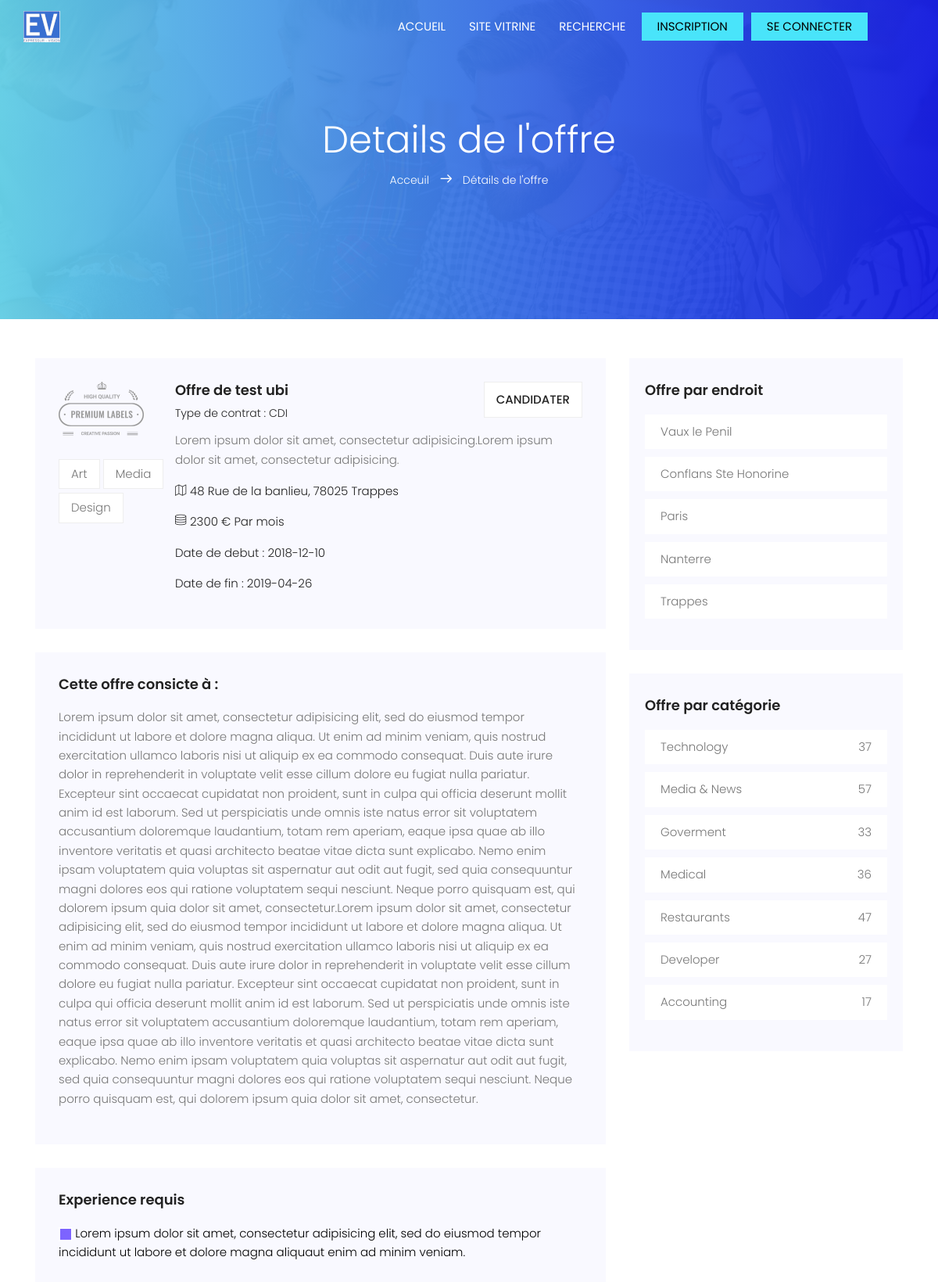
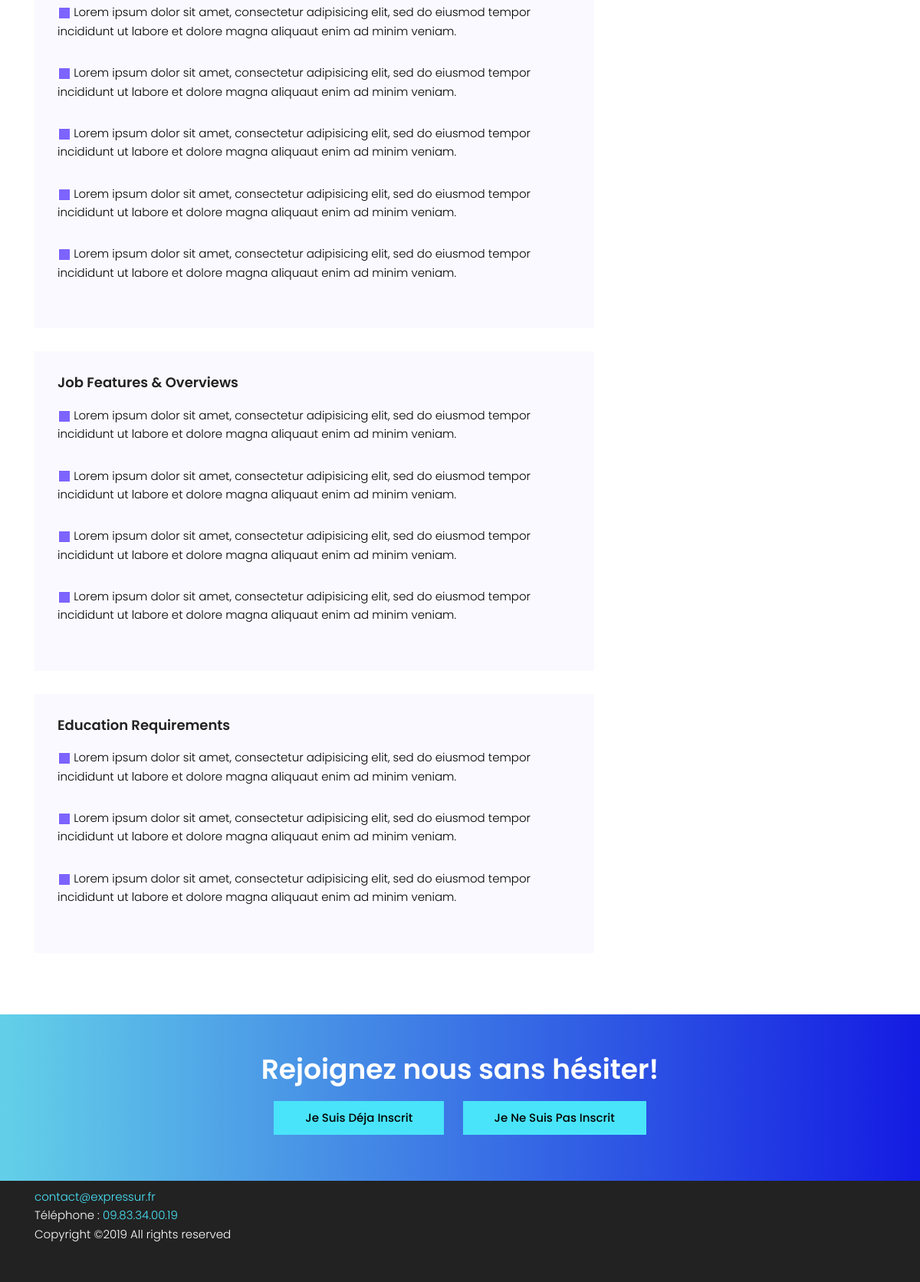
The page /sourcing/single.php?off=17 on the database its author committed (2 pictures, top to bottom).
### tables this page shows
CREATE TABLE `offres` (
  `Id_Offre` int(11) NOT NULL,
  `Petite_Description_Offre` varchar(200) NOT NULL,
  `Date_Debut_Offre` date NOT NULL,
  `Date_Fin_Offre` date DEFAULT NULL,
  `Remuneration_Offre` int(11) NOT NULL,
  `Titre_Offre` varchar(50) NOT NULL,
  `Description_Offre` text NOT NULL,
  `Id_Utilisateur_entreprise` int(11) NOT NULL,
  `Id_Adresse` int(11) NOT NULL,
  `Id_OffreT` int(11) NOT NULL,
  `Id_Remu_Type` int(11) NOT NULL
);

CREATE TABLE `offre_type` (
  `Id_OffreT` int(11) NOT NULL,
  `Type_OffreT` varchar(50) NOT NULL
);

CREATE TABLE `adresse` (
  `Id_Adresse` int(11) NOT NULL,
  `Num_Adresse` int(11) NOT NULL,
  `Voie_Adresse` varchar(100) NOT NULL,
  `Dep_Adresse` int(11) NOT NULL,
  `Ville_Adresse` varchar(100) NOT NULL
);

CREATE TABLE `remuneration_type` (
  `Id_Remu_Type` int(11) NOT NULL,
  `Remuneration_Type` varchar(50) NOT NULL
);

### sourcing/bdd.php (called while the page is built, shortened)
<?php
$db_user = 'tmsuser';
$db_pwd = 'ezOwvGoLo6C4fhvO';
$db_name = 'talent_manager';
$db_host = 'localhost';
 $bdd = new PDO('mysql:host='.$db_host.';dbname='.$db_name.';charset=utf8', $db_user,$db_pwd);
$detail_offre = $bdd->prepare('
SELECT
Petite_Description_Offre,
Description_Offre,
Date_Debut_Offre,
Date_Fin_Offre,
Remuneration_Offre,
Remuneration_Type,
Titre_Offre,
Dep_Adresse,
Num_Adresse,
Ville_Adresse,
Voie_Adresse,
Type_OffreT
FROM
offres,adresse,offre_type,remuneration_type
WHERE offres.Id_Adresse = adresse.Id_Adresse
AND
offre_type.Id_OffreT = offres.Id_OffreT
AND
remuneration_type.Id_Remu_Type = offres.Id_Remu_Type
AND
offres.Id_Offre =:off');
$detail_offre->execute(array('off' =>$_GET['off']));
$d_offre = $detail_offre ->fetch();
 ?>

### sourcing/single.php (the view)
<?php
include 'header.php'
?>
<section class="banner-area relative" id="home">
    <div class="overlay overlay-bg"></div>
    <div class="container">
        <div class="row d-flex align-items-center justify-content-center">
            <div class="about-content col-lg-12">
                <h1 class="text-white">
                    Details de l'offre
                </h1>
                <p class="text-white link-nav"><a href="index.php">Acceuil </a>  <span class="lnr lnr-arrow-right"></span>  <a> Détails de l'offre</a></p>
            </div>
        </div>
    </div>
</section>
<section class="post-area section-gap">
    <div class="container">
        <div class="row justify-content-center d-flex">
            <div class="col-lg-8 post-list">
                <div class="single-post d-flex flex-row">
                    <div class="thumb">
                        <img src="img/post.png" alt="">
                        <ul class="tags">
                            <li>
                                <a href="#">Art</a>
                            </li>
                            <li>
                                <a href="#">Media</a>
                            </li>
                            <li>
                                <a href="#">Design</a>
                            </li>
                        </ul>
                    </div>
                    <div class="details">
                        <div class="title d-flex flex-row justify-content-between">
                            <div class="titles">
                                <a href="#"><h4><?php echo $d_offre[Titre_Offre]; ?> </h4></a>
                                <h6> Type de contrat : <?php echo $d_offre[Type_OffreT]; ?></h6>
                            </div>
                            <ul class="btns">
                                <li><a href="#">Candidater</a></li>
                            </ul>
                        </div>
                        <p>
                            <?php echo $d_offre[Petite_Description_Offre]; ?>
                        </p>
                        <p class="address"><span class="lnr lnr-map"></span> <?php echo $d_offre[Num_Adresse] . ' ' . $d_offre[Voie_Adresse] . ', ' . $d_offre[Dep_Adresse] . ' ' . $d_offre[Ville_Adresse]; ?></p>
                        <p class="address"><span class="lnr lnr-database"></span> <?php echo $d_offre[Remuneration_Offre] . ' € ' . $d_offre[Remuneration_Type]; ?></p>
                        <p class="address">Date de debut :  <?php echo $d_offre[Date_Debut_Offre]; ?></p>
                        <p class="address">Date de fin :  <?php echo $d_offre[Date_Fin_Offre]; ?></p>
                    </div>
                </div>
                <div class="single-post job-details">
                    <h4 class="single-title">Cette offre consicte à : </h4>
                    <p>
                        <?php echo $d_offre[Description_Offre]; ?>
                    </p>
                </div>
                <div class="single-post job-experience">
                    <h4 class="single-title">Experience requis</h4>
                    <ul>
                        <li>
                            <img src="img/pages/list.jpg" alt="">
                            <span>Lorem ipsum dolor sit amet, consectetur adipisicing elit, sed do eiusmod tempor incididunt ut labore et dolore magna aliquaut enim ad minim veniam.</span>
                        </li>
                        <li>
                            <img src="img/pages/list.jpg" alt="">
                            <span>Lorem ipsum dolor sit amet, consectetur adipisicing elit, sed do eiusmod tempor incididunt ut labore et dolore magna aliquaut enim ad minim veniam.</span>
                        </li>
                        <li>
                            <img src="img/pages/list.jpg" alt="">
                            <span>Lorem ipsum dolor sit amet, consectetur adipisicing elit, sed do eiusmod tempor incididunt ut labore et dolore magna aliquaut enim ad minim veniam.</span>
                        </li>
                        <li>
                            <img src="img/pages/list.jpg" alt="">
                            <span>Lorem ipsum dolor sit amet, consectetur adipisicing elit, sed do eiusmod tempor incididunt ut labore et dolore magna aliquaut enim ad minim veniam.</span>
                        </li>
                        <li>
                            <img src="img/pages/list.jpg" alt="">
                            <span>Lorem ipsum dolor sit amet, consectetur adipisicing elit, sed do eiusmod tempor incididunt ut labore et dolore magna aliquaut enim ad minim veniam.</span>
                        </li>
                        <li>
                            <img src="img/pages/list.jpg" alt="">
                            <span>Lorem ipsum dolor sit amet, consectetur adipisicing elit, sed do eiusmod tempor incididunt ut labore et dolore magna aliquaut enim ad minim veniam.</span>
                        </li>
                    </ul>
                </div>
                <div class="single-post job-experience">
                    <h4 class="single-title">Job Features & Overviews</h4>
                    <ul>
                        <li>
                            <img src="img/pages/list.jpg" alt="">
                            <span>Lorem ipsum dolor sit amet, consectetur adipisicing elit, sed do eiusmod tempor incididunt ut labore et dolore magna aliquaut enim ad minim veniam.</span>
                        </li>
                        <li>
                            <img src="img/pages/list.jpg" alt="">
                            <span>Lorem ipsum dolor sit amet, consectetur adipisicing elit, sed do eiusmod tempor incididunt ut labore et dolore magna aliquaut enim ad minim veniam.</span>
                        </li>
                        <li>
                            <img src="img/pages/list.jpg" alt="">
                            <span>Lorem ipsum dolor sit amet, consectetur adipisicing elit, sed do eiusmod tempor incididunt ut labore et dolore magna aliquaut enim ad minim veniam.</span>
                        </li>
                        <li>
                            <img src="img/pages/list.jpg" alt="">
                            <span>Lorem ipsum dolor sit amet, consectetur adipisicing elit, sed do eiusmod tempor incididunt ut labore et dolore magna aliquaut enim ad minim veniam.</span>
                        </li>
                    </ul>
                </div>
                <div class="single-post job-experience">
                    <h4 class="single-title">Education Requirements</h4>
                    <ul>
                        <li>
                            <img src="img/pages/list.jpg" alt="">
                            <span>Lorem ipsum dolor sit amet, consectetur adipisicing elit, sed do eiusmod tempor incididunt ut labore et dolore magna aliquaut enim ad minim veniam.</span>
                        </li>
                        <li>
                            <img src="img/pages/list.jpg" alt="">
                            <span>Lorem ipsum dolor sit amet, consectetur adipisicing elit, sed do eiusmod tempor incididunt ut labore et dolore magna aliquaut enim ad minim veniam.</span>
                        </li>
                        <li>
                            <img src="img/pages/list.jpg" alt="">
                            <span>Lorem ipsum dolor sit amet, consectetur adipisicing elit, sed do eiusmod tempor incididunt ut labore et dolore magna aliquaut enim ad minim veniam.</span>
                        </li>
                    </ul>
                </div>
            </div>
            <?php include 'lateral.php'; ?>
        </div>
    </div>
</section>
<?php include 'foot.php'; ?>
</body>
</html>

### sourcing/css/main.css (style rules this page uses)
body { color: #777777; font-family: "Poppins", sans-serif; font-size: 15px; font-weight: 300; line-height: 1.625em; position: relative; }
ol, ul { margin: 0; padding: 0; list-style: none; }
a { -webkit-transition: all 0.3s ease 0s; -moz-transition: all 0.3s ease 0s; -o-transition: all 0.3s ease 0s; transition: all 0.3s ease 0s; }
a, a:focus, a:hover { text-decoration: none; outline: 0; }
h1, h2, h3, h4, h5, h6 { font-family: "Poppins", sans-serif; color: #222222; line-height: 1.2em !important; margin-bottom: 0; margin-top: 0; font-weight: 600; }
h1, .h1 { font-size: 36px; }
h4, .h4 { font-size: 18px; }
h6, .h6 { font-size: 14px; color: #222222; }
.text-white { color: #fff; }
.relative { position: relative; }
.overlay { position: absolute; left: 0; right: 0; top: 0; bottom: 0; }
h1 { font-size: 36px; }
h4 { font-size: 18px; }
h6 { font-size: 14px; }
h1, h2, h3, h4, h5, h6 { line-height: 1.5em; }
.section-gap { padding: 50px 0; }
.p1-gradient-bg, .banner-area .overlay-bg, .sidebar .single-slidebar .cat-list li:hover, .callto-action-area, .single-price:hover .price-bottom, .single-service:hover, .submit-right, .submit-left, .contact-btns, .form-area .primary-btn { background-image: -moz-linear-gradient(0deg, #63d0e8 0%, #141be2 100%); background-image: -webkit-linear-gradient(0deg, #63d0e8 0%, #141be2 100%); background-image: -ms-linear-gradient(0deg, #63d0e8 0%, #141be2 100%); }
.banner-area { background: url(../img/header-bg.jpg) center; background-size: cover; }
.banner-area .overlay-bg { opacity: .95; }
.post-list .single-post { padding: 30px; background-color: #f9f9ff; margin-bottom: 30px; }
.post-list .single-post h6 { margin-top: 10px; color: #222; font-size: 14px; font-weight: 300; margin-bottom: 15px; }
.post-list .single-post .address { color: #222; margin-bottom: 15px; }
.post-list .single-post .btns li { display: inline-block; background-color: #fff; border: 1px solid #eee; padding: 10px 15px; -webkit-transition: all 0.3s ease 0s; -moz-transition: all 0.3s ease 0s; -o-transition: all 0.3s ease 0s; transition: all 0.3s ease 0s; }
.post-list .single-post .btns li i, .post-list .single-post .btns li a { text-transform: uppercase; font-weight: 500; color: #222; }
.post-list .single-post .thumb .tags { margin-top: 30px; }
.post-list .single-post .thumb .tags li { margin-bottom: 5px; display: inline-block; background: #fff; border: 1px solid #eee; padding: 6px 15px; -webkit-transition: all 0.3s ease 0s; -moz-transition: all 0.3s ease 0s; -o-transition: all 0.3s ease 0s; transition: all 0.3s ease 0s; }
.post-list .single-post .thumb .tags li a { color: #777777; -webkit-transition: all 0.3s ease 0s; -moz-transition: all 0.3s ease 0s; -o-transition: all 0.3s ease 0s; transition: all 0.3s ease 0s; }
.link-nav { margin-top: 10px; }
.about-content { padding: 150px 0px; text-align: center; }
.about-content h1 { font-size: 48px; font-weight: 300; }
.about-content a { color: #fff; font-weight: 300; font-size: 14px; }
.about-content .lnr { margin: 0px 10px; font-weight: 600; }
.single-title { margin-bottom: 20px; }
.job-experience ul li { color: #49e4fa; margin-bottom: 30px; }
.job-experience ul li span { color: black; }
.single-post { margin-bottom: 30px; }
.single-post .tags { margin-top: 40px; }
.single-post .tags li { display: inline-block; }
.single-post .tags li a { color: #222; }
.single-post .title h4 { margin-bottom: 10px; }

### rows shown on the page
offres: Titre_Offre "Offre de test ubi", Id_OffreT.Type_OffreT "CDI", Petite_Description_Offre "Lorem ipsum dolor sit amet, consectetur adipisicing.Lorem ipsum dolor sit amet, consectetur adipisicing.", Id_Adresse.Num_Adresse "48", Id_Adresse.Voie_Adresse "Rue de la banlieu", Id_Adresse.Dep_Adresse "78025", Id_Adresse.Ville_Adresse "Trappes", Remuneration_Offre "2300", Id_Remu_Type.Remuneration_Type "Par mois", Date_Debut_Offre "2018-12-10", Date_Fin_Offre "2019-04-26", Description_Offre "Lorem ipsum dolor sit amet, consectetur adipisicing elit, sed do eiusmod tempor incididunt ut labore et dolore magna aliqua. Ut enim ad minim veniam, quis nostrud exercitation ullamco laboris nisi ut aliquip ex ea commodo consequat. Duis aute irure dolor in reprehenderit in voluptate velit esse cillum dolore eu fugiat nulla pariatur. Excepteur sint occaecat cupidatat non proident, sunt in culpa qui officia deserunt mollit anim id est laborum. Sed ut perspiciatis unde omnis iste natus error sit voluptatem accusantium doloremque laudantium, totam rem aperiam, eaque ipsa quae ab illo inventore veritatis et quasi architecto beatae vitae dicta sunt explicabo. Nemo enim ipsam voluptatem quia…"

### other values the page prints
$li_offre[Ville_Adresse] "Vaux le Penil"
$li_offre[Ville_Adresse] "Conflans Ste Honorine"
$li_offre[Ville_Adresse] "Paris"
$li_offre[Ville_Adresse] "Nanterre"
$li_offre[Ville_Adresse] "Trappes"
